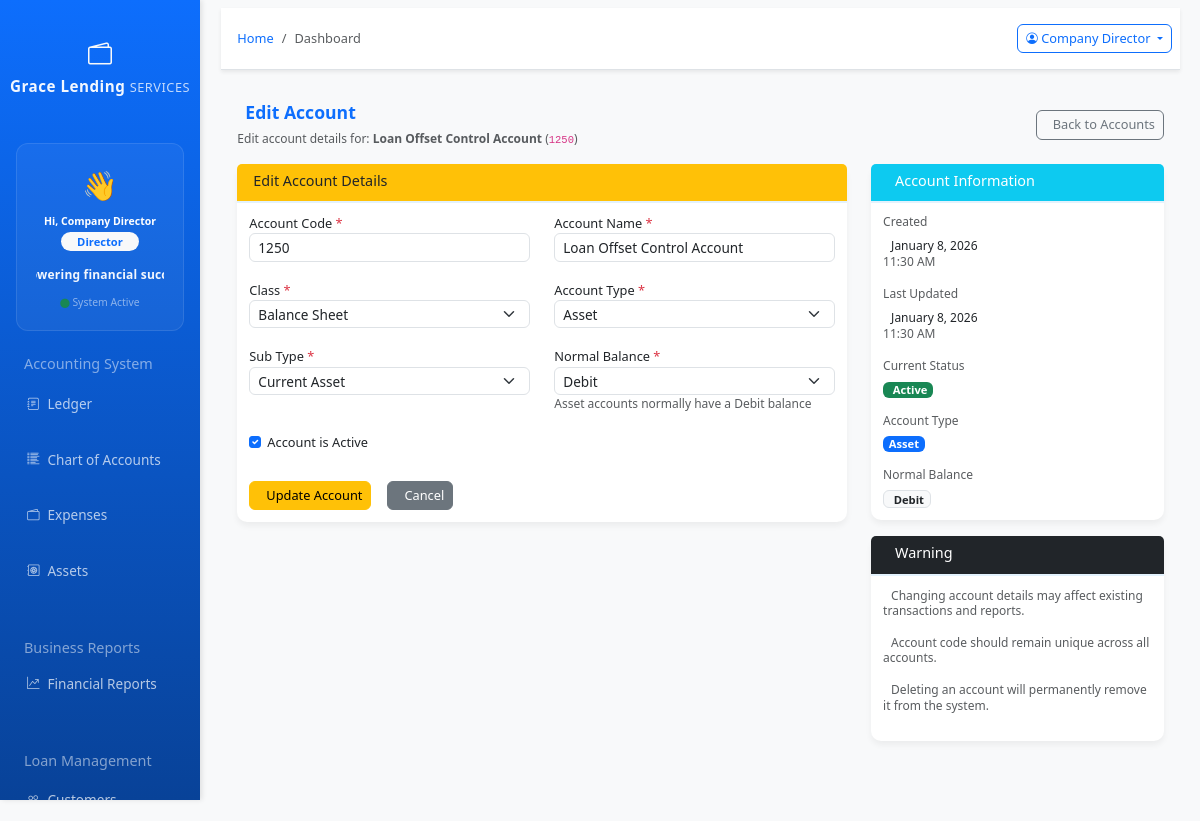
The app's page /app.gracelending/index.php?page=edit_chart_of_account&id=19 (signed in) with its own data.
### tables this page shows
CREATE TABLE `chart_of_accounts` (
  `account_id` int(11) NOT NULL,
  `class` varchar(50) NOT NULL,
  `account_code` varchar(10) NOT NULL,
  `account_name` varchar(255) NOT NULL,
  `account_type` varchar(50) DEFAULT NULL,
  `sub_type` varchar(50) DEFAULT NULL,
  `normal_balance` varchar(10) DEFAULT NULL,
  `is_active` tinyint(4) DEFAULT '1',
  `created_at` timestamp NOT NULL DEFAULT CURRENT_TIMESTAMP,
  `updated_at` timestamp NOT NULL DEFAULT CURRENT_TIMESTAMP ON UPDATE CURRENT_TIMESTAMP
);

### app.gracelending/modules/edit_chart_of_account.php (the view, shortened to what this page needs)
<?php
$conn = getConnection();
$conn->set_charset("utf8mb4");
$account_id = (int)$_GET['id'];
$account_query = "SELECT * FROM chart_of_accounts WHERE account_id = $account_id";
$account_result = $conn->query($account_query);
if (!$account_result || $account_result->num_rows == 0) {
    $error_message = "Account not found!";
    $account = null;
} else {
    $account = $account_result->fetch_assoc();
}
$account_classes = [
    'Balance Sheet' => 'Balance Sheet',
    'Income Statement' => 'Income Statement'
];
$account_types = [
    'Asset' => 'Asset',
    'Liability' => 'Liability',
    'Equity' => 'Equity',
    'Revenue' => 'Revenue',
    'Expense' => 'Expense',
    'Gain' => 'Gain',
    'Loss' => 'Loss'
];
$sub_types = [
    'Asset' => [
        'Current Asset' => 'Current Asset',
        'Fixed Asset' => 'Fixed Asset',
        'Intangible Asset' => 'Intangible Asset',
        'Investment' => 'Investment',
        'Other Asset' => 'Other Asset'
    ],
    'Liability' => [
        'Current Liability' => 'Current Liability',
        'Long-term Liability' => 'Long-term Liability',
        'Contingent Liability' => 'Contingent Liability',
        'Other Liability' => 'Other Liability'
    ],
    'Equity' => [
        'Capital Stock' => 'Capital Stock',
        'Retained Earnings' => 'Retained Earnings',
        'Treasury Stock' => 'Treasury Stock',
        'Other Equity' => 'Other Equity'
    ],
    'Revenue' => [
        'Operating Revenue' => 'Operating Revenue',
        'Non-operating Revenue' => 'Non-operating Revenue'
    ],
    'Expense' => [
        'Operating Expense' => 'Operating Expense',
        'Non-operating Expense' => 'Non-operating Expense',
        'Cost of Goods Sold' => 'Cost of Goods Sold',
        'Administrative Expense' => 'Administrative Expense'
    ],
    'Gain' => [
        'Capital Gain' => 'Capital Gain',
        'Operating Gain' => 'Operating Gain'
    ],
    'Loss' => [
        'Capital Loss' => 'Capital Loss',
        'Operating Loss' => 'Operating Loss'
    ]
];
$normal_balances = [
    'Debit' => 'Debit',
    'Credit' => 'Credit'
];
?>
<div class="container-fluid">
    <div class="row mb-3">
        <div class="col-12">
            <div class="d-flex justify-content-between align-items-center">
                <div>
                    <h2 class="h4 fw-bold text-primary">
                        Edit Account
                    </h2>
                    <p class="text-muted mb-0">
                        Edit account details for:
                        <strong><?php echo htmlspecialchars($account['account_name'] ?? ''); ?></strong>
                        (<code><?php echo $account['account_code'] ?? ''; ?></code>)
                    </p>
                </div>
                <a href="?page=chart_of_accounts" class="btn btn-outline-secondary">
                    <i class="fas fa-arrow-left me-2"></i>Back to Accounts
                </a>
            </div>
        </div>
    </div>
    <?php if ($account): ?>
    <div class="row">
        <div class="col-lg-8 mb-4">
            <div class="card">
                <div class="card-header bg-warning text-dark">
                    <h5 class="mb-0">Edit Account Details</h5>
                </div>
                <div class="card-body">
                    <form method="POST" id="editAccountForm">
                        <div class="row">
                            <div class="col-md-6 mb-3">
                                <label class="form-label">Account Code <span class="text-danger">*</span></label>
                                <input type="text" name="account_code" class="form-control"
                                    value="<?php echo htmlspecialchars($account['account_code']); ?>"
                                    pattern="[0-9]{1,6}" title="1-6 digit numeric code" required>
                            </div>
                            <div class="col-md-6 mb-3">
                                <label class="form-label">Account Name <span class="text-danger">*</span></label>
                                <input type="text" name="account_name" class="form-control"
                                    value="<?php echo htmlspecialchars($account['account_name']); ?>" required>
                            </div>
                        </div>
                        <div class="row">
                            <div class="col-md-6 mb-3">
                                <label class="form-label">Class <span class="text-danger">*</span></label>
                                <select name="class" class="form-select" required id="classSelect">
                                    <?php foreach ($account_classes as $key => $value): ?>
                                        <option value="<?php echo $key; ?>"
                                            <?php echo ($account['class'] == $key) ? 'selected' : ''; ?>>
                                            <?php echo $value; ?>
                                        </option>
                                    <?php endforeach; ?>
                                </select>
                            </div>
                            <div class="col-md-6 mb-3">
                                <label class="form-label">Account Type <span class="text-danger">*</span></label>
                                <select name="account_type" class="form-select" required id="accountTypeSelect">
                                    <?php foreach ($account_types as $key => $value): ?>
                                        <option value="<?php echo $key; ?>"
                                            <?php echo ($account['account_type'] == $key) ? 'selected' : ''; ?>
                                            data-normal-balance="<?php echo in_array($key, ['Asset', 'Expense', 'Loss']) ? 'Debit' : 'Credit'; ?>">
                                            <?php echo $value; ?>
                                        </option>
                                    <?php endforeach; ?>
                                </select>
                            </div>
                        </div>
                        <div class="row">
                            <div class="col-md-6 mb-3">
                                <label class="form-label">Sub Type <span class="text-danger">*</span></label>
                                <select name="sub_type" class="form-select" required id="subTypeSelect">
                                    <?php foreach ($sub_types[$account['account_type']] ?? [] as $key => $value): ?>
                                        <option value="<?php echo $key; ?>"
                                            <?php echo ($account['sub_type'] == $key) ? 'selected' : ''; ?>>
                                            <?php echo $value; ?>
                                        </option>
                                    <?php endforeach; ?>
                                </select>
                            </div>
                            <div class="col-md-6 mb-3">
                                <label class="form-label">Normal Balance <span class="text-danger">*</span></label>
                                <select name="normal_balance" class="form-select" required id="normalBalanceSelect">
                                    <?php foreach ($normal_balances as $key => $value): ?>
                                        <option value="<?php echo $key; ?>"
                                            <?php echo ($account['normal_balance'] == $key) ? 'selected' : ''; ?>>
                                            <?php echo $value; ?>
                                        </option>
                                    <?php endforeach; ?>
                                </select>
                                <small id="balanceHint" class="text-muted">
                                    <?php echo $account['account_type']; ?> accounts normally have a <?php echo $account['normal_balance']; ?> balance
                                </small>
                            </div>
                        </div>
                        <div class="mb-4">
                            <div class="form-check">
                                <input type="checkbox" name="is_active" class="form-check-input" id="isActive"
                                    <?php echo ($account['is_active'] == 1) ? 'checked' : ''; ?>>
                                <label class="form-check-label" for="isActive">
                                    Account is Active
                                </label>
                            </div>
                        </div>
                        <div class="d-grid gap-2 d-md-flex">
                            <button type="submit" name="update_account" class="btn btn-warning me-2">
                                <i class="fas fa-save me-2"></i>Update Account
                            </button>
                            <a href="?page=chart_of_accounts" class="btn btn-secondary me-2">
                                <i class="fas fa-times me-2"></i>Cancel
                            </a>
                        </div>
                    </form>
                </div>
            </div>
        </div>
        <div class="col-lg-4 mb-4">
            <div class="card">
                <div class="card-header bg-info text-white">
                    <h5 class="mb-0"><i class="fas fa-info-circle me-2"></i>Account Information</h5>
                </div>
                <div class="card-body">
                    <div class="mb-3">
                        <h6 class="text-muted">Created</h6>
                        <p class="mb-0">
                            <?php echo date('F j, Y', strtotime($account['created_at'])); ?>
                        </p>
                        <small class="text-muted">
                            <?php echo date('h:i A', strtotime($account['created_at'])); ?>
                        </small>
                    </div>
                    <div class="mb-3">
                        <h6 class="text-muted">Last Updated</h6>
                        <p class="mb-0">
                            <?php echo date('F j, Y', strtotime($account['updated_at'])); ?>
                        </p>
                        <small class="text-muted">
                            <?php echo date('h:i A', strtotime($account['updated_at'])); ?>
                        </small>
                    </div>
                    <div class="mb-3">
                        <h6 class="text-muted">Current Status</h6>
                        <p class="mb-0">
                            <?php if ($account['is_active'] == 1): ?>
                                <span class="badge bg-success">
                                    <i class="fas fa-check-circle me-1"></i>Active
                                </span>
                            <?php else: ?>
                                <span class="badge bg-danger">
                                    <i class="fas fa-times-circle me-1"></i>Inactive
                                </span>
                            <?php endif; ?>
                        </p>
                    </div>
                    <div class="mb-3">
                        <h6 class="text-muted">Account Type</h6>
                        <p class="mb-0">
                            <span class="badge bg-<?php
                                echo $account['account_type'] == 'Asset' ? 'primary' :
                                      ($account['account_type'] == 'Liability' ? 'warning' :
                                      ($account['account_type'] == 'Equity' ? 'info' :
                                      ($account['account_type'] == 'Revenue' ? 'success' : 'danger')));
                            ?>">
                                <?php echo $account['account_type']; ?>
                            </span>
                        </p>
                    </div>
                    <div>
                        <h6 class="text-muted">Normal Balance</h6>
                        <p class="mb-0">
                            <span class="badge bg-light text-dark border">
                                <?php echo $account['normal_balance']; ?>
                            </span>
                        </p>
                    </div>
                </div>
            </div>
            <div class="card mt-3">
                <div class="card-header bg-dark text-white">
                    <h5 class="mb-0"><i class="fas fa-exclamation-triangle me-2"></i>Warning</h5>
                </div>
                <div class="card-body">
                    <p class="small text-muted">
                        Changing account details may affect existing transactions and reports.
                    </p>
                    <p class="small text-muted">
                        Account code should remain unique across all accounts.
                    </p>
                    <p class="small text-muted">
                        Deleting an account will permanently remove it from the system.
                    </p>
                </div>
            </div>
        </div>
    </div>
    <?php endif; ?>
</div>

### app.gracelending/assets/css/style.css (style rules this page uses)
:root { --primary-blue: #0d6efd; --light-blue: #e3f2fd; --dark-blue: #0b5ed7; --white: #ffffff; --light-gray: #f8f9fa; --gray: #6c757d; --dark-gray: #343a40; }
body { background-color: #f8f9fa; font-family: 'Segoe UI', Tahoma, Geneva, Verdana, sans-serif; }
.card { border: none; border-radius: 10px; box-shadow: 0 4px 6px rgba(0, 0, 0, 0.05); transition: transform 0.3s, box-shadow 0.3s; }
.card-header { background-color: var(--white); border-bottom: 2px solid var(--light-blue); font-weight: 600; color: var(--dark-blue); }
.badge.bg-primary { background-color: var(--primary-blue) !important; }

### app.gracelending/index.php (style rules this page uses)
body { font-size: 12px !important; overflow-x: hidden; }
.card { margin-bottom: 0.5rem !important; }
.card-header { padding: 0.5rem 1rem !important; }
.card-body { padding: 0.75rem !important; }
.card-title, .card-header h5, .card-header h6 { font-size: 0.9rem !important; margin-bottom: 0.25rem !important; }
.form-control, .form-select { font-size: 0.85rem !important; padding: 0.25rem 0.5rem !important; height: calc(1.5em + 0.5rem) !important; }
.btn { font-size: 0.8rem !important; padding: 0.25rem 0.5rem !important; }
.badge { font-size: 0.7rem !important; padding: 0.15rem 0.35rem !important; }
h2, .h2 { font-size: 1.3rem !important; }
h4, .h4 { font-size: 1.1rem !important; }
h5, .h5 { font-size: 1rem !important; }
h6, .h6 { font-size: 0.9rem !important; }
.mb-3 { margin-bottom: 0.75rem !important; }
.mb-4 { margin-bottom: 1rem !important; }
.mt-3 { margin-top: 0.75rem !important; }
.gap-2 { gap: 0.5rem !important; }
.text-muted { font-size: 0.75rem !important; }
h1, h2, h3, h4, h5, h6 { line-height: 1.2 !important; }
p, .form-label, .small { line-height: 1.3 !important; }
.form-label { font-size: 0.8rem !important; margin-bottom: 0.1rem !important; }
.form-check-label { font-size: 0.8rem !important; }
.row { margin-bottom: 0.25rem !important; }
.container-fluid { padding: 0.5rem !important; }

### records on screen
chart_of_accounts: account_name "Loan Offset Control Account", account_code "1250", class "Balance Sheet", account_type "Asset", sub_type "Current Asset", normal_balance "Debit", is_active "☑", created_at "January 8, 2026", created_at "11:30 AM", updated_at "January 8, 2026", updated_at "11:30 AM"

### other values on screen
$_SESSION['user_name'] "Company Director"
$user_role "Director"
$page_title "Dashboard"
